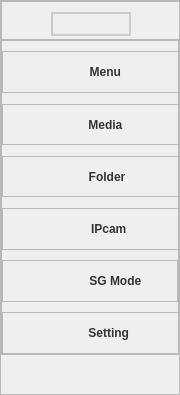
           <widget class="QFrame" name="leftBox">
            <property name="sizePolicy">
             <sizepolicy hsizetype="Fixed" vsizetype="Expanding">
              <horstretch>0</horstretch>
              <verstretch>0</verstretch>
             </sizepolicy>
            </property>
            <property name="minimumSize">
             <size>
              <width>180</width>
              <height>0</height>
             </size>
            </property>
            <property name="maximumSize">
             <size>
              <width>80</width>
              <height>16777215</height>
             </size>
            </property>
            <property name="styleSheet">
             <string notr="true">QFrame#leftBox  {
    /*background-color: rgba(255, 255, 255, 80%);*/
    border: 0px solid rgba(0, 0, 0, 40%);
	border-top:none;
	border-bottom:none;
	border-left:none;
}
</string>
            </property>
            <property name="frameShape">
             <enum>QFrame::Shape::StyledPanel</enum>
            </property>
            <property name="frameShadow">
             <enum>QFrame::Shadow::Raised</enum>
            </property>
            <layout class="QVBoxLayout" name="verticalLayout_2" stretch="10,80,10">
             <property name="spacing">
              <number>0</number>
             </property>
             <property name="leftMargin">
              <number>0</number>
             </property>
             <property name="topMargin">
              <number>0</number>
             </property>
             <property name="rightMargin">
              <number>0</number>
             </property>
             <property name="bottomMargin">
              <number>0</number>
             </property>
             <item>
              <widget class="QFrame" name="leftbox_top">
               <property name="sizePolicy">
                <sizepolicy hsizetype="Expanding" vsizetype="Preferred">
                 <horstretch>0</horstretch>
                 <verstretch>0</verstretch>
                </sizepolicy>
               </property>
               <property name="minimumSize">
                <size>
                 <width>180</width>
                 <height>0</height>
                </size>
               </property>
               <property name="frameShape">
                <enum>QFrame::Shape::StyledPanel</enum>
               </property>
               <property name="frameShadow">
                <enum>QFrame::Shadow::Raised</enum>
               </property>
               <layout class="QHBoxLayout" name="horizontalLayout_8" stretch="6">
                <property name="spacing">
                 <number>5</number>
                </property>
                <property name="leftMargin">
                 <number>10</number>
                </property>
                <property name="topMargin">
                 <number>10</number>
                </property>
                <property name="rightMargin">
                 <number>15</number>
                </property>
                <property name="bottomMargin">
                 <number>3</number>
                </property>
                <item alignment="Qt::AlignmentFlag::AlignHCenter">
                 <widget class="QFrame" name="top_intro">
                  <property name="styleSheet">
                   <string notr="true">QLabel{
	color: black;
	font: 600 italic 9pt &quot;Segoe UI&quot;;
	font-weight: bold;
}
QFrame{
	border:none;
}</string>
                  </property>
                  <property name="frameShape">
                   <enum>QFrame::Shape::StyledPanel</enum>
                  </property>
                  <property name="frameShadow">
                   <enum>QFrame::Shadow::Raised</enum>
                  </property>
                  <layout class="QVBoxLayout" name="verticalLayout_20">
                   <property name="spacing">
                    <number>0</number>
                   </property>
                   <property name="leftMargin">
                    <number>5</number>
                   </property>
                   <property name="topMargin">
                    <number>0</number>
                   </property>
                   <property name="rightMargin">
                    <number>0</number>
                   </property>
                   <property name="bottomMargin">
                    <number>0</number>
                   </property>
                   <item>
                    <widget class="QFrame" name="logo">
                     <property name="sizePolicy">
                      <sizepolicy hsizetype="Preferred" vsizetype="Preferred">
                       <horstretch>0</horstretch>
                       <verstretch>0</verstretch>
                      </sizepolicy>
                     </property>
                     <property name="minimumSize">
                      <size>
                       <width>80</width>
                       <height>0</height>
                      </size>
                     </property>
                     <property name="maximumSize">
                      <size>
                       <width>80</width>
                       <height>16777215</height>
                      </size>
                     </property>
                     <property name="styleSheet">
                      <string notr="true">image: url(:/images/newsize/icon.png/icon.png);
border:2px solid rgba(0,0,0,15%);
border-radius: 15%;

</string>
                     </property>
                     <property name="frameShape">
                      <enum>QFrame::Shape::StyledPanel</enum>
                     </property>
                     <property name="frameShadow">
                      <enum>QFrame::Shadow::Raised</enum>
                     </property>
                    </widget>
                   </item>
                  </layout>
                 </widget>
                </item>
               </layout>
              </widget>
             </item>
             <item>
              <widget class="QFrame" name="leftbox_bottom">
               <property name="sizePolicy">
                <sizepolicy hsizetype="Preferred" vsizetype="Preferred">
                 <horstretch>0</horstretch>
                 <verstretch>0</verstretch>
                </sizepolicy>
               </property>
               <property name="minimumSize">
                <size>
                 <width>0</width>
                 <height>0</height>
                </size>
               </property>
               <property name="maximumSize">
                <size>
                 <width>16777215</width>
                 <height>16777215</height>
                </size>
               </property>
               <property name="styleSheet">
                <string notr="true">QPushButton#src_menu{
	background-image: url(:/leftbox/images/newsize/menu.png);
}
QPushButton#src_folder{
	background-image: url(:/leftbox/images/newsize/folder.png);

}
QPushButton#src_camera{
	background-image: url(:/leftbox/images/newsize/security-camera.png);
}
QPushButton#src_img{
	background-image: url(:/leftbox/images/newsize/gallery.png);
}
QPushButton#src_webcam{
	background-image: url(:/leftbox/images/newsize/photo-camera.png);
}
QPushButton#src_setting{
	background-image:url(:/leftbox/images/newsize/setting.png);
}
QPushButton#src_singlemode{
	background-image:url(:/leftbox/images/newsize/single.png);
}
QPushButton#src_result{
	background-image:url(:/leftbox/images/newsize/statistics.png);
}
QPushButton#src_table{
	background-image:url(:/leftbox/images/newsize/table.png);
}
QPushButton{
	border:none;
	text-align: center;
	background-repeat: no-repeat;
	background-position: left center;
	border-left: 23px solid transparent;
	color: rgba(0, 0, 0, 199);
	font: 12pt &quot;Times New Roman&quot;;
	font-weight: bold;
	padding-left: 15px;
}
QFrame#cameraBox:hover{
	background-color: rgba(114, 129, 214, 59);
}
QFrame#folderBox:hover{
	background-color: rgba(114, 129, 214, 59);
}
QFrame#imgBox:hover{
	background-color: rgba(114, 129, 214, 59);
}
QFrame#menuBox:hover{
	background-color: rgba(114, 129, 214, 59);
}
QFrame#webcamBox:hover{
	background-color: rgba(114, 129, 214, 59);
}
QFrame#manageBox:hover{
	background-color: rgba(114, 129, 214, 59);
}
QFrame#singleBox:hover{
	background-color: rgba(114, 129, 214, 59);
}
QFrame#resultBox:hover{
	background-color: rgba(114, 129, 214, 59);
}
QFrame#tableBox:hover{
	background-color: rgba(114, 129, 214, 59);
}</string>
               </property>
               <property name="frameShape">
                <enum>QFrame::Shape::StyledPanel</enum>
               </property>
               <property name="frameShadow">
                <enum>QFrame::Shadow::Raised</enum>
               </property>
               <layout class="QVBoxLayout" name="verticalLayout_3" stretch="1,4,1,4,1,4,1,4,1,4,1,4">
                <property name="spacing">
                 <number>0</number>
                </property>
                <property name="leftMargin">
                 <number>0</number>
                </property>
                <property name="topMargin">
                 <number>0</number>
                </property>
                <property name="rightMargin">
                 <number>0</number>
                </property>
                <property name="bottomMargin">
                 <number>0</number>
                </property>
                <item>
                 <spacer name="zSpacer5">
                  <property name="orientation">
                   <enum>Qt::Orientation::Vertical</enum>
                  </property>
                  <property name="sizeHint" stdset="0">
                   <size>
                    <width>20</width>
                    <height>40</height>
                   </size>
                  </property>
                 </spacer>
                </item>
                <item>
                 <widget class="QFrame" name="menuBox">
                  <property name="sizePolicy">
                   <sizepolicy hsizetype="Expanding" vsizetype="Preferred">
                    <horstretch>0</horstretch>
                    <verstretch>0</verstretch>
                   </sizepolicy>
                  </property>
                  <property name="minimumSize">
                   <size>
                    <width>180</width>
                    <height>0</height>
                   </size>
                  </property>
                  <property name="maximumSize">
                   <size>
                    <width>180</width>
                    <height>16777215</height>
                   </size>
                  </property>
                  <property name="layoutDirection">
                   <enum>Qt::LayoutDirection::LeftToRight</enum>
                  </property>
                  <property name="frameShape">
                   <enum>QFrame::Shape::StyledPanel</enum>
                  </property>
                  <property name="frameShadow">
                   <enum>QFrame::Shadow::Raised</enum>
                  </property>
                  <layout class="QHBoxLayout" name="horizontalLayout_3">
                   <property name="spacing">
                    <number>0</number>
                   </property>
                   <property name="leftMargin">
                    <number>0</number>
                   </property>
                   <property name="topMargin">
                    <number>0</number>
                   </property>
                   <property name="rightMargin">
                    <number>0</number>
                   </property>
                   <property name="bottomMargin">
                    <number>0</number>
                   </property>
                   <item>
                    <widget class="QPushButton" name="src_menu">
                     <property name="sizePolicy">
                      <sizepolicy hsizetype="Expanding" vsizetype="Preferred">
                       <horstretch>0</horstretch>
                       <verstretch>0</verstretch>
                      </sizepolicy>
                     </property>
                     <property name="minimumSize">
                      <size>
                       <width>180</width>
                       <height>0</height>
                      </size>
                     </property>
                     <property name="maximumSize">
                      <size>
                       <width>180</width>
                       <height>16777215</height>
                      </size>
                     </property>
                     <property name="text">
                      <string> Menu     </string>
                     </property>
                     <property name="iconSize">
                      <size>
                       <width>30</width>
                       <height>30</height>
                      </size>
                     </property>
                     <property name="autoDefault">
                      <bool>false</bool>
                     </property>
                    </widget>
                   </item>
                  </layout>
                 </widget>
                </item>
                <item>
                 <spacer name="zSpacer1">
                  <property name="orientation">
                   <enum>Qt::Orientation::Vertical</enum>
                  </property>
                  <property name="sizeHint" stdset="0">
                   <size>
                    <width>20</width>
                    <height>40</height>
                   </size>
                  </property>
                 </spacer>
                </item>
                <item>
                 <widget class="QFrame" name="imgBox">
                  <property name="minimumSize">
                   <size>
                    <width>180</width>
                    <height>0</height>
                   </size>
                  </property>
                  <property name="maximumSize">
                   <size>
                    <width>180</width>
                    <height>16777215</height>
                   </size>
                  </property>
                  <property name="layoutDirection">
                   <enum>Qt::LayoutDirection::LeftToRight</enum>
                  </property>
                  <property name="frameShape">
                   <enum>QFrame::Shape::StyledPanel</enum>
                  </property>
                  <property name="frameShadow">
                   <enum>QFrame::Shadow::Raised</enum>
                  </property>
                  <layout class="QHBoxLayout" name="horizontalLayout_4">
                   <property name="spacing">
                    <number>0</number>
                   </property>
                   <property name="leftMargin">
                    <number>0</number>
                   </property>
                   <property name="topMargin">
                    <number>0</number>
                   </property>
                   <property name="rightMargin">
                    <number>0</number>
                   </property>
                   <property name="bottomMargin">
                    <number>0</number>
                   </property>
                   <item alignment="Qt::AlignmentFlag::AlignLeft">
                    <widget class="QPushButton" name="src_img">
                     <property name="sizePolicy">
                      <sizepolicy hsizetype="Expanding" vsizetype="Preferred">
                       <horstretch>0</horstretch>
                       <verstretch>0</verstretch>
                      </sizepolicy>
                     </property>
                     <property name="minimumSize">
                      <size>
                       <width>180</width>
                       <height>0</height>
                      </size>
                     </property>
                     <property name="maximumSize">
                      <size>
                       <width>180</width>
                       <height>16777215</height>
                      </size>
                     </property>
                     <property name="text">
                      <string>Media    </string>
                     </property>
                     <property name="iconSize">
                      <size>
                       <width>30</width>
                       <height>30</height>
                      </size>
                     </property>
                    </widget>
                   </item>
                  </layout>
                 </widget>
                </item>
                <item>
                 <spacer name="zSpacer2">
                  <property name="orientation">
                   <enum>Qt::Orientation::Vertical</enum>
                  </property>
                  <property name="sizeHint" stdset="0">
                   <size>
                    <width>20</width>
                    <height>40</height>
                   </size>
                  </property>
                 </spacer>
                </item>
                <item>
                 <widget class="QFrame" name="folderBox">
                  <property name="minimumSize">
                   <size>
                    <width>180</width>
                    <height>0</height>
                   </size>
                  </property>
                  <property name="maximumSize">
                   <size>
                    <width>180</width>
                    <height>16777215</height>
                   </size>
                  </property>
                  <property name="layoutDirection">
                   <enum>Qt::LayoutDirection::LeftToRight</enum>
                  </property>
                  <property name="frameShape">
                   <enum>QFrame::Shape::StyledPanel</enum>
                  </property>
                  <property name="frameShadow">
                   <enum>QFrame::Shadow::Raised</enum>
                  </property>
                  <layout class="QHBoxLayout" name="horizontalLayout_6">
                   <property name="spacing">
                    <number>0</number>
                   </property>
                   <property name="leftMargin">
                    <number>0</number>
                   </property>
                   <property name="topMargin">
                    <number>0</number>
                   </property>
                   <property name="rightMargin">
                    <number>0</number>
                   </property>
                   <property name="bottomMargin">
                    <number>0</number>
                   </property>
                   <item alignment="Qt::AlignmentFlag::AlignLeft">
                    <widget class="QPushButton" name="src_folder">
                     <property name="sizePolicy">
                      <sizepolicy hsizetype="Expanding" vsizetype="Preferred">
                       <horstretch>0</horstretch>
                       <verstretch>0</verstretch>
                      </sizepolicy>
                     </property>
                     <property name="minimumSize">
                      <size>
                       <width>180</width>
                       <height>0</height>
                      </size>
                     </property>
                     <property name="maximumSize">
                      <size>
                       <width>180</width>
                       <height>16777215</height>
                      </size>
                     </property>
                     <property name="text">
                      <string> Folder    </string>
                     </property>
                     <property name="iconSize">
                      <size>
                       <width>30</width>
                       <height>30</height>
                      </size>
                     </property>
                     <property name="shortcut">
                      <string>Ctrl+S</string>
                     </property>
                    </widget>
                   </item>
                  </layout>
                 </widget>
                </item>
                <item>
                 <spacer name="verticalSpacer">
                  <property name="orientation">
                   <enum>Qt::Orientation::Vertical</enum>
                  </property>
                  <property name="sizeHint" stdset="0">
                   <size>
                    <width>20</width>
                    <height>40</height>
                   </size>
                  </property>
                 </spacer>
                </item>
                <item>
                 <widget class="QFrame" name="cameraBox">
                  <property name="minimumSize">
                   <size>
                    <width>180</width>
                    <height>0</height>
                   </size>
                  </property>
                  <property name="maximumSize">
                   <size>
                    <width>180</width>
                    <height>16777215</height>
                   </size>
                  </property>
                  <property name="layoutDirection">
                   <enum>Qt::LayoutDirection::LeftToRight</enum>
                  </property>
                  <property name="frameShape">
                   <enum>QFrame::Shape::StyledPanel</enum>
                  </property>
                  <property name="frameShadow">
                   <enum>QFrame::Shadow::Raised</enum>
                  </property>
                  <layout class="QHBoxLayout" name="horizontalLayout_5">
                   <property name="spacing">
                    <number>0</number>
                   </property>
                   <property name="leftMargin">
                    <number>0</number>
                   </property>
                   <property name="topMargin">
                    <number>0</number>
                   </property>
                   <property name="rightMargin">
                    <number>0</number>
                   </property>
                   <property name="bottomMargin">
                    <number>0</number>
                   </property>
                   <item alignment="Qt::AlignmentFlag::AlignLeft">
                    <widget class="QPushButton" name="src_camera">
                     <property name="sizePolicy">
                      <sizepolicy hsizetype="Expanding" vsizetype="Preferred">
                       <horstretch>0</horstretch>
                       <verstretch>0</verstretch>
                      </sizepolicy>
                     </property>
                     <property name="minimumSize">
                      <size>
                       <width>180</width>
                       <height>0</height>
                      </size>
                     </property>
                     <property name="maximumSize">
                      <size>
                       <width>180</width>
                       <height>16777215</height>
                      </size>
                     </property>
                     <property name="text">
                      <string>IPcam  </string>
                     </property>
                     <property name="iconSize">
                      <size>
                       <width>30</width>
                       <height>30</height>
                      </size>
                     </property>
                    </widget>
                   </item>
                  </layout>
                 </widget>
                </item>
                <item>
                 <spacer name="verticalSpacer_6">
                  <property name="orientation">
                   <enum>Qt::Orientation::Vertical</enum>
                  </property>
                  <property name="sizeHint" stdset="0">
                   <size>
                    <width>20</width>
                    <height>40</height>
                   </size>
                  </property>
                 </spacer>
                </item>
                <item>
                 <widget class="QFrame" name="singleBox">
                  <property name="frameShape">
                   <enum>QFrame::Shape::StyledPanel</enum>
                  </property>
                  <property name="frameShadow">
                   <enum>QFrame::Shadow::Raised</enum>
                  </property>
                  <layout class="QHBoxLayout" name="horizontalLayout_26">
                   <property name="spacing">
                    <number>0</number>
                   </property>
                   <property name="leftMargin">
                    <number>0</number>
                   </property>
                   <property name="topMargin">
                    <number>0</number>
                   </property>
                   <property name="rightMargin">
                    <number>0</number>
                   </property>
                   <property name="bottomMargin">
                    <number>0</number>
                   </property>
                   <item>
                    <widget class="QPushButton" name="src_singlemode">
                     <property name="sizePolicy">
                      <sizepolicy hsizetype="Expanding" vsizetype="Preferred">
                       <horstretch>0</horstretch>
                       <verstretch>0</verstretch>
                      </sizepolicy>
                     </property>
                     <property name="minimumSize">
                      <size>
                       <width>180</width>
                       <height>0</height>
                      </size>
                     </property>
                     <property name="maximumSize">
                      <size>
                       <width>180</width>
                       <height>16777215</height>
                      </size>
                     </property>
                     <property name="styleSheet">
                      <string notr="true"/>
                     </property>
                     <property name="text">
                      <string>  SG Mode</string>
                     </property>
                     <property name="iconSize">
                      <size>
                       <width>30</width>
                       <height>30</height>
                      </size>
                     </property>
                     <property name="shortcut">
                      <string>Ctrl+S</string>
                     </property>
                    </widget>
                   </item>
                  </layout>
                 </widget>
                </item>
                <item>
                 <spacer name="verticalSpacer_4">
                  <property name="orientation">
                   <enum>Qt::Orientation::Vertical</enum>
                  </property>
                  <property name="sizeHint" stdset="0">
                   <size>
                    <width>20</width>
                    <height>40</height>
                   </size>
                  </property>
                 </spacer>
                </item>
                <item>
                 <widget class="QFrame" name="manageBox">
                  <property name="minimumSize">
                   <size>
                    <width>180</width>
                    <height>0</height>
                   </size>
                  </property>
                  <property name="maximumSize">
                   <size>
                    <width>180</width>
                    <height>16777215</height>
                   </size>
                  </property>
                  <property name="frameShape">
                   <enum>QFrame::Shape::StyledPanel</enum>
                  </property>
                  <property name="frameShadow">
                   <enum>QFrame::Shadow::Raised</enum>
                  </property>
                  <layout class="QHBoxLayout" name="horizontalLayout_19">
                   <property name="spacing">
                    <number>0</number>
                   </property>
                   <property name="leftMargin">
                    <number>0</number>
                   </property>
                   <property name="topMargin">
                    <number>0</number>
                   </property>
                   <property name="rightMargin">
                    <number>0</number>
                   </property>
                   <property name="bottomMargin">
                    <number>0</number>
                   </property>
                   <item>
                    <widget class="QPushButton" name="src_setting">
                     <property name="sizePolicy">
                      <sizepolicy hsizetype="Expanding" vsizetype="Preferred">
                       <horstretch>0</horstretch>
                       <verstretch>0</verstretch>
                      </sizepolicy>
                     </property>
                     <property name="minimumSize">
                      <size>
                       <width>180</width>
                       <height>0</height>
                      </size>
                     </property>
                     <property name="maximumSize">
                      <size>
                       <width>180</width>
                       <height>16777215</height>
                      </size>
                     </property>
                     <property name="text">
                      <string>Setting  </string>
                     </property>
                    </widget>
                   </item>
                  </layout>
                 </widget>
                </item>
               </layout>
              </widget>
             </item>
             <item>
              <spacer name="verticalSpacer_2">
               <property name="orientation">
                <enum>Qt::Orientation::Vertical</enum>
               </property>
               <property name="sizeHint" stdset="0">
                <size>
                 <width>20</width>
                 <height>40</height>
                </size>
               </property>
              </spacer>
             </item>
            </layout>
           </widget>
